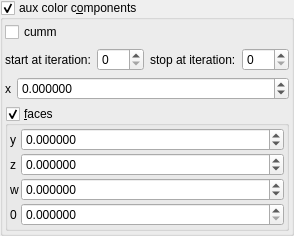
    <widget class="MyGroupBox" name="groupCheck_fold_color_aux_color_enabled_false">
     <property name="title">
      <string>aux color c&amp;omponents</string>
     </property>
     <property name="checkable">
      <bool>true</bool>
     </property>
     <layout class="QVBoxLayout" name="verticalLayout_12">
      <property name="leftMargin">
       <number>2</number>
      </property>
      <property name="topMargin">
       <number>2</number>
      </property>
      <property name="rightMargin">
       <number>2</number>
      </property>
      <property name="bottomMargin">
       <number>2</number>
      </property>
      <item>
       <widget class="MyCheckBox" name="checkBox_fold_color_aux_color_enabled">
        <property name="text">
         <string notr="true">cumm</string>
        </property>
       </widget>
      </item>
      <item>
       <layout class="QHBoxLayout" name="horizontalLayout_23" stretch="0,1,0,1">
        <item>
         <widget class="QLabel" name="label_103">
          <property name="text">
           <string>start at iteration:</string>
          </property>
         </widget>
        </item>
        <item>
         <widget class="MySpinBox" name="spinboxInt_fold_color_start_iterations_A">
          <property name="sizePolicy">
           <sizepolicy hsizetype="Minimum" vsizetype="Maximum">
            <horstretch>0</horstretch>
            <verstretch>0</verstretch>
           </sizepolicy>
          </property>
          <property name="minimum">
           <number>0</number>
          </property>
          <property name="maximum">
           <number>999</number>
          </property>
          <property name="value">
           <number>0</number>
          </property>
         </widget>
        </item>
        <item>
         <widget class="QLabel" name="label_75">
          <property name="text">
           <string>stop at iteration:</string>
          </property>
         </widget>
        </item>
        <item>
         <widget class="MySpinBox" name="spinboxInt_fold_color_stop_iterations_A">
          <property name="sizePolicy">
           <sizepolicy hsizetype="Preferred" vsizetype="Maximum">
            <horstretch>0</horstretch>
            <verstretch>0</verstretch>
           </sizepolicy>
          </property>
          <property name="maximum">
           <number>999</number>
          </property>
         </widget>
        </item>
       </layout>
      </item>
      <item>
       <layout class="QHBoxLayout" name="horizontalLayout_24" stretch="0,1">
        <item>
         <widget class="QLabel" name="label_286">
          <property name="text">
           <string>x</string>
          </property>
         </widget>
        </item>
        <item>
         <widget class="MyDoubleSpinBox" name="spinbox4_fold_color_difs_0000_x">
          <property name="sizePolicy">
           <sizepolicy hsizetype="Minimum" vsizetype="Maximum">
            <horstretch>0</horstretch>
            <verstretch>0</verstretch>
           </sizepolicy>
          </property>
          <property name="prefix">
           <string/>
          </property>
          <property name="suffix">
           <string/>
          </property>
          <property name="decimals">
           <number>6</number>
          </property>
          <property name="minimum">
           <double>-100.000000000000000</double>
          </property>
          <property name="maximum">
           <double>100.000000000000000</double>
          </property>
          <property name="singleStep">
           <double>0.100000000000000</double>
          </property>
         </widget>
        </item>
       </layout>
      </item>
      <item>
       <widget class="MyGroupBox" name="groupCheck_fold_color_aux_color_enabledA_false">
        <property name="title">
         <string>&amp;faces</string>
        </property>
        <property name="checkable">
         <bool>true</bool>
        </property>
        <layout class="QVBoxLayout" name="verticalLayout_16" stretch="0">
         <property name="spacing">
          <number>2</number>
         </property>
         <property name="leftMargin">
          <number>2</number>
         </property>
         <property name="topMargin">
          <number>2</number>
         </property>
         <property name="rightMargin">
          <number>2</number>
         </property>
         <property name="bottomMargin">
          <number>2</number>
         </property>
         <item>
          <layout class="QGridLayout" name="gridLayout_7" columnstretch="0,1">
           <property name="spacing">
            <number>2</number>
           </property>
           <item row="0" column="0">
            <widget class="QLabel" name="label_290">
             <property name="text">
              <string>y</string>
             </property>
            </widget>
           </item>
           <item row="1" column="0">
            <widget class="QLabel" name="label_181">
             <property name="text">
              <string>z</string>
             </property>
            </widget>
           </item>
           <item row="2" column="1">
            <widget class="MyDoubleSpinBox" name="spinbox4_fold_color_difs_0000_w">
             <property name="sizePolicy">
              <sizepolicy hsizetype="Minimum" vsizetype="Maximum">
               <horstretch>0</horstretch>
               <verstretch>0</verstretch>
              </sizepolicy>
             </property>
             <property name="prefix">
              <string/>
             </property>
             <property name="suffix">
              <string/>
             </property>
             <property name="decimals">
              <number>6</number>
             </property>
             <property name="minimum">
              <double>-100.000000000000000</double>
             </property>
             <property name="maximum">
              <double>100.000000000000000</double>
             </property>
             <property name="singleStep">
              <double>0.100000000000000</double>
             </property>
            </widget>
           </item>
           <item row="1" column="1">
            <widget class="MyDoubleSpinBox" name="spinbox4_fold_color_difs_0000_z">
             <property name="sizePolicy">
              <sizepolicy hsizetype="Minimum" vsizetype="Maximum">
               <horstretch>0</horstretch>
               <verstretch>0</verstretch>
              </sizepolicy>
             </property>
             <property name="prefix">
              <string/>
             </property>
             <property name="suffix">
              <string/>
             </property>
             <property name="decimals">
              <number>6</number>
             </property>
             <property name="minimum">
              <double>-100.000000000000000</double>
             </property>
             <property name="maximum">
              <double>100.000000000000000</double>
             </property>
             <property name="singleStep">
              <double>0.100000000000000</double>
             </property>
            </widget>
           </item>
           <item row="2" column="0">
            <widget class="QLabel" name="label_182">
             <property name="text">
              <string>w</string>
             </property>
            </widget>
           </item>
           <item row="0" column="1">
            <widget class="MyDoubleSpinBox" name="spinbox4_fold_color_difs_0000_y">
             <property name="sizePolicy">
              <sizepolicy hsizetype="Minimum" vsizetype="Maximum">
               <horstretch>0</horstretch>
               <verstretch>0</verstretch>
              </sizepolicy>
             </property>
             <property name="prefix">
              <string/>
             </property>
             <property name="suffix">
              <string/>
             </property>
             <property name="decimals">
              <number>6</number>
             </property>
             <property name="minimum">
              <double>-100.000000000000000</double>
             </property>
             <property name="maximum">
              <double>100.000000000000000</double>
             </property>
             <property name="singleStep">
              <double>0.100000000000000</double>
             </property>
            </widget>
           </item>
           <item row="3" column="1">
            <widget class="MyDoubleSpinBox" name="spinbox_fold_color_difs0">
             <property name="sizePolicy">
              <sizepolicy hsizetype="Minimum" vsizetype="Maximum">
               <horstretch>0</horstretch>
               <verstretch>0</verstretch>
              </sizepolicy>
             </property>
             <property name="prefix">
              <string/>
             </property>
             <property name="suffix">
              <string/>
             </property>
             <property name="decimals">
              <number>6</number>
             </property>
             <property name="minimum">
              <double>0.000000000000000</double>
             </property>
             <property name="maximum">
              <double>99.998999999999995</double>
             </property>
             <property name="singleStep">
              <double>0.100000000000000</double>
             </property>
            </widget>
           </item>
           <item row="3" column="0">
            <widget class="QLabel" name="label_183">
             <property name="text">
              <string>0</string>
             </property>
            </widget>
           </item>
          </layout>
         </item>
        </layout>
       </widget>
      </item>
     </layout>
    </widget>
